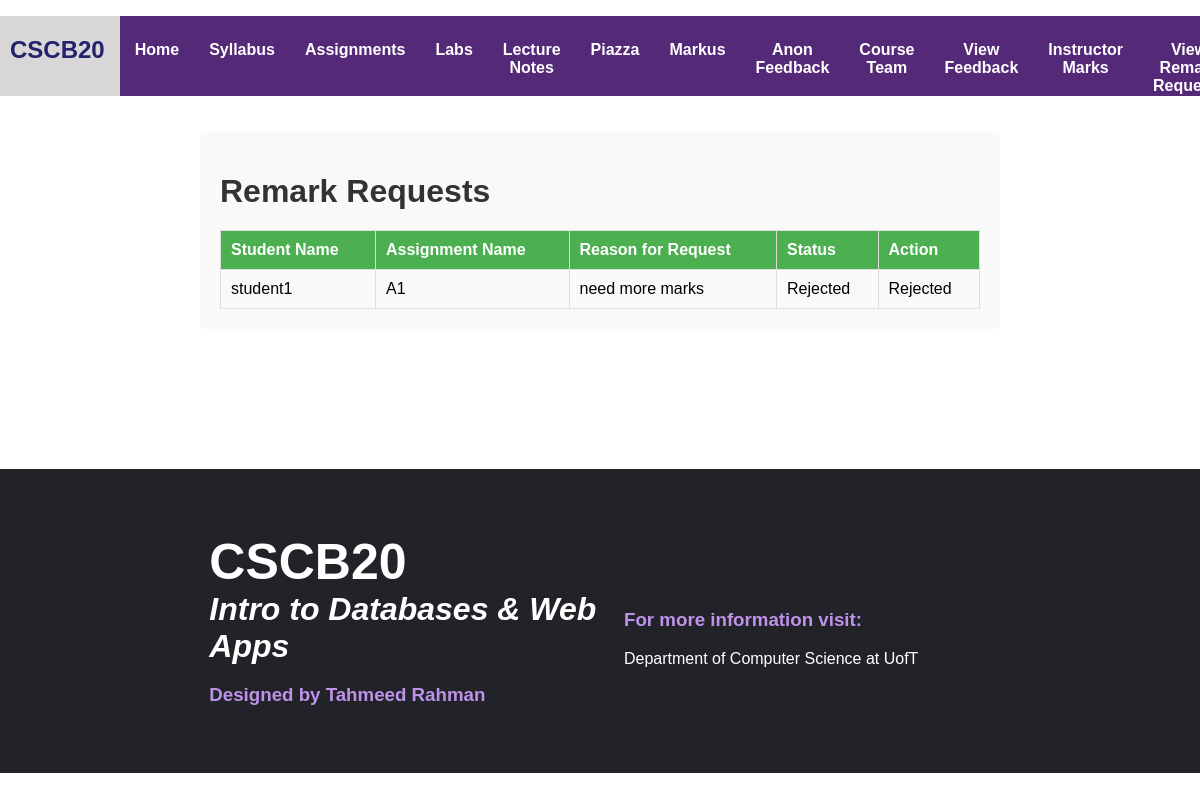
Screenshot of /view_remarks (signed in) with the database file from the repository.
### app.py (models this page shows)
class Marks(db.Model):
    __tablename__ = 'Marks'
    id = db.Column(db.Integer, primary_key=True)
    student_id = db.Column(db.Integer, db.ForeignKey('Registered.id'), nullable=False)
    assignment_name = db.Column(db.String(50), nullable=False)
    grade = db.Column(db.Integer, nullable=True)
    due_date = db.Column(db.String(20), nullable=False)
    remark_request = db.Column(db.Text, nullable=True)
    remark_status = db.Column(db.String(20), default='No Requests Made')

class Registered(db.Model):
    __tablename__='Registered'
    id = db.Column(db.Integer, primary_key=True)
    name = db.Column(db.String(100), unique=True, nullable=False)
    type = db.Column(db.String(100), nullable=False)
    Password = db.Column(db.String(100), nullable=False)
    feedbacks = db.relationship('Feedback', backref='Registered', lazy=True)
    marks = db.relationship('Marks', backref='student', lazy=True)

### app.py (the view, shortened to what this page needs)
@app.route('/view_remarks', methods=['GET', 'POST'])
def view_remarks():
    if not session.get('logged_in') or not session.get('user_id'):
        flash('Please login first.', 'error')
        return redirect(url_for('login'))
    user = Registered.query.get(session['user_id'])
    if user.type != 'instructor':
        flash('Access denied. Instructors only.', 'error')
        return redirect(url_for('home'))
    pagename = 'View Remark Requests'
    remark_requests = Marks.query.filter(Marks.remark_request.isnot(None)).all()
    return render_template('view_remarks.html', pagename=pagename, remark_requests=remark_requests)

### app.py (called while the page is built)
@app.context_processor
def inject_user():
    if session.get('logged_in') and session.get('user_id'):
        user = Registered.query.get(session.get('user_id'))
        return {'current_user': user}
    return {'current_user': None}

### templates/view_remarks.html (shortened to what this page needs)
{% extends "template.html" %}
{% block extra_styles %}
<link rel="stylesheet" href="{{ url_for('static', filename='css/feedback.css') }}">
{% endblock %}
{% block content %}
<div class="remarks-page">
    <div class="main">
        <h1>Remark Requests</h1>
        {% if remark_requests %}
            <table class="remarks-table">
                <thead>
                    <tr>
                        <th>Student Name</th>
                        <th>Assignment Name</th>
                        <th>Reason for Request</th>
                        <th>Status</th>
                        <th>Action</th>
                    </tr>
                </thead>
                <tbody>
                    {% for request in remark_requests %}
                        <tr>
                            <td>{{ request.student.name }}</td>
                            <td>{{ request.assignment_name }}</td>
                            <td>{{ request.remark_request }}</td>
                            <td>{{ request.remark_status }}</td>
                            <td>
                                {% if request.remark_status == 'Pending' %}
                                    <form method="POST" style="display: inline;">
                                        <input type="hidden" name="mark_id" value="{{ request.id }}">
                                        <input type="hidden" name="action" value="approve">
                                        <button type="submit" class="approve-btn">Approve</button>
                                    </form>
                                    <form method="POST" style="display: inline;">
                                        <input type="hidden" name="mark_id" value="{{ request.id }}">
                                        <input type="hidden" name="action" value="reject">
                                        <button type="submit" class="reject-btn">Reject</button>
                                    </form>
                                {% else %}
                                    <span>{{ request.remark_status }}</span>
                                {% endif %}
                            </td>
                        </tr>
                    {% endfor %}
                </tbody>
            </table>
        {% else %}
            <p>No remark requests available.</p>
        {% endif %}
    </div>
</div>
{% endblock %}

### static/css/headfoot.css (style rules this page uses)
body { margin: 0px; padding: 0px; box-sizing: border-box; }
* { font-family: 'Gill Sans', 'Gill Sans MT', Calibri, 'Trebuchet MS', sans-serif; }

### static/css/feedback.css (style rules this page uses)
.remarks-page { padding: 20px; max-width: 800px; margin: 0 auto; }
.main { background: #f9f9f9; padding: 20px; border-radius: 5px; }
.main h1 { color: #333; margin-bottom: 20px; }
.remarks-table { width: 100%; border-collapse: collapse; margin-top: 20px; }
.remarks-table th, .remarks-table td { padding: 10px; border: 1px solid #ddd; text-align: left; }
.remarks-table th { background: #4CAF50; color: white; }
.remarks-table td { vertical-align: top; }

### rows the page displays
Marks: student.name "student1", assignment_name "A1", remark_request "need more marks", remark_status "Rejected"
